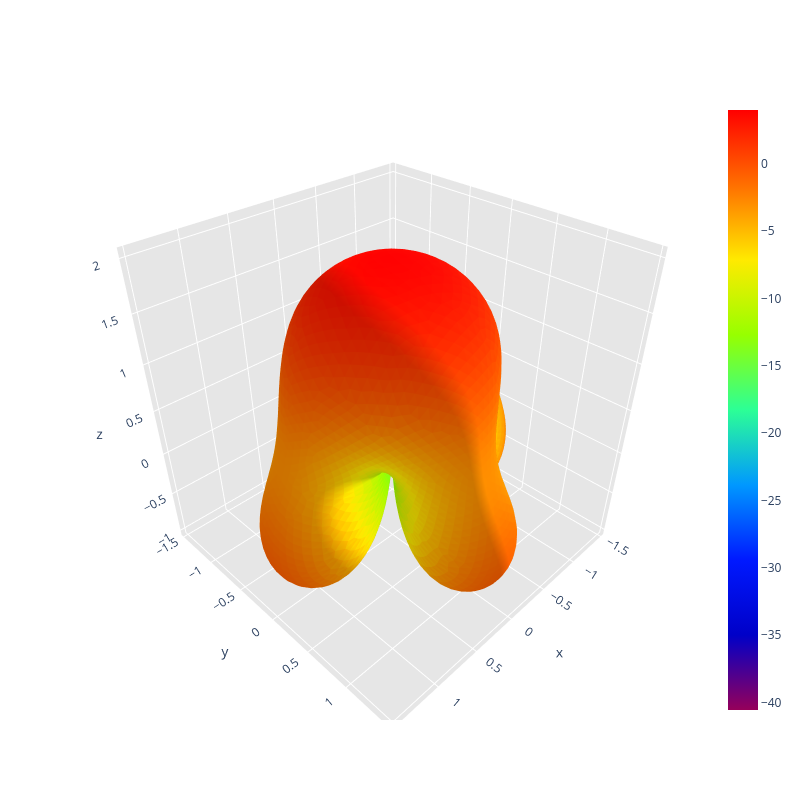

Source (notebook cell):
### Code cell
display_lhcp_gain(path)

### Figure 1 — Plotly figure (JSON) as saved in the notebook; plotly's stock layout.template omitted (floating-point values rounded to 4 significant figures; data arrays with more than 128 entries replaced by an {"elided": "..."} marker saying what was removed)
{"data": [{"facecolor": {"elided": "10296 str values"}, "i": {"elided": "10296 int values"}, "j": {"elided": "10296 int values"}, "k": {"elided": "10296 int values"}, "name": "", "type": "mesh3d", "x": {"elided": "5150 float values"}, "y": {"elided": "5150 float values"}, "z": {"elided": "5150 float values"}}, {"hoverinfo": "none", "marker": {"color": [-40.57, 3.99], "colorscale": [[0, "rgb(150, 0, 90)"], [0.125, "rgb(0, 0, 200)"], [0.25, "rgb(0, 25, 255)"], [0.375, "rgb(0, 152, 255)"], [0.5, "rgb(44, 255, 150)"], [0.625, "rgb(151, 255, 0)"], [0.75, "rgb(255, 234, 0)"], [0.875, "rgb(255, 111, 0)"], [1, "rgb(255, 0, 0)"]], "showscale": true, "size": 0.1}, "mode": "markers", "showlegend": false, "type": "scatter3d", "x": [1.225e-16], "y": [-2.999e-32], "z": [2.0]}], "layout": {"height": 800, "scene": {"aspectratio": {"x": 0.9798, "y": 0.9742, "z": 1}, "xaxis": {"backgroundcolor": "rgb(230, 230, 230)", "gridcolor": "rgb(255, 255, 255)", "showbackground": true, "zerolinecolor": "rgb(255, 255, 255)"}, "yaxis": {"backgroundcolor": "rgb(230, 230, 230)", "gridcolor": "rgb(255, 255, 255)", "showbackground": true, "zerolinecolor": "rgb(255, 255, 255)"}, "zaxis": {"backgroundcolor": "rgb(230, 230, 230)", "gridcolor": "rgb(255, 255, 255)", "showbackground": true, "zerolinecolor": "rgb(255, 255, 255)"}}, "title": {"text": ""}, "width": 800}}
